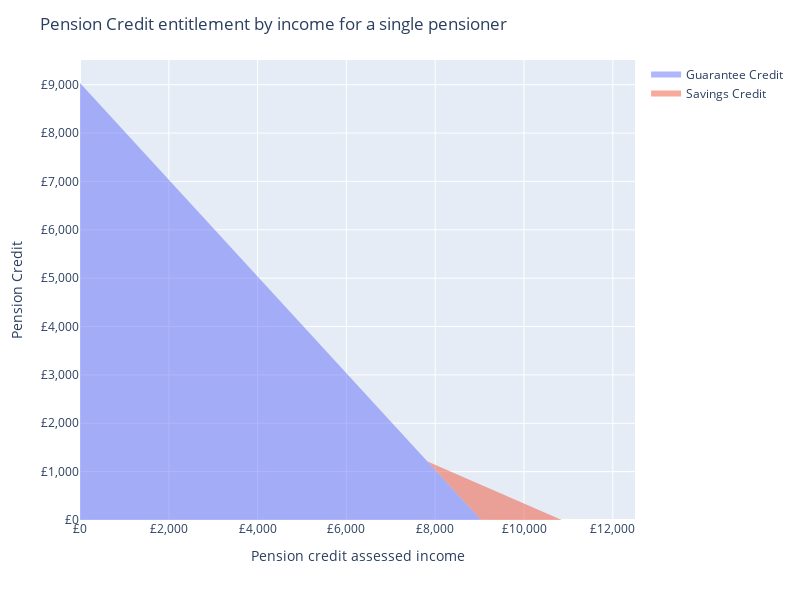

Source (notebook cell):
### Markdown cell above
# Pension Credit

[Pension Credit](https://www.gov.uk/pension-credit) is the main means-tested benefit (outside of the State Pension) for individuals over State Pension Age (seniors cannot claim legacy benefits or Universal Credit). It has two main components:

* Guarantee Credit: a benefit that increases a claimant's income up to the 'minimum guarantee' income (causing a 100% marginal tax rate).
* Savings Credit: a trapezoidal benefit that rewards income (created to alleviate part of the 100% marginal rate in Guarantee Credit).

The main legislation for Pension Credit is:

* [The State Pension Act 2002](https://www.legislation.gov.uk/ukpga/2002/16/contents): sets out the structure of Pension Credit and some major rules.
* [The State Pension Regulations 2002](https://www.legislation.gov.uk/uksi/2002/1792/contents): defines the specific rules (rates, income sources). This is amended each year in order to uprate the benefit payment levels with inflation.

You can see how these components interact below:

### Code cell
from openfisca_uk import IndividualSim

sim = IndividualSim()

sim.add_person(age=70)

sim.vary("pension_credit_income", min=0, max=12_500, step=1)

import plotly.express as px
import pandas as pd

df = pd.DataFrame(
    {
        "Assessed income": sim.calc("pension_credit_income")[0],
        "Guarantee Credit": sim.calc("guarantee_credit")[0],
        "Savings Credit": sim.calc("savings_credit")[0],
    }
)

px.area(
    df,
    x="Assessed income",
    y=[
        "Guarantee Credit",
        "Savings Credit",
    ],
).update_layout(
    title="Pension Credit entitlement by income for a single pensioner",
    yaxis_title="Pension Credit",
    yaxis_tickformat=",",
    yaxis_tickprefix="£",
    xaxis_title="Pension credit assessed income",
    xaxis_tickformat=",",
    xaxis_tickprefix="£",
    height=600,
    width=800,
    legend_title="",
).update_traces(
    mode="none"
)

### Figure 1 — Plotly figure (JSON) as saved in the notebook; plotly's stock layout.template omitted (floating-point values rounded to 4 significant figures; data arrays with more than 128 entries replaced by an {"elided": "..."} marker saying what was removed)
{"data": [{"hovertemplate": "variable=Guarantee Credit<br>Assessed income=%{x}<br>value=%{y}<extra></extra>", "legendgroup": "Guarantee Credit", "line": {"color": "#636efa"}, "marker": {"symbol": "circle"}, "mode": "none", "name": "Guarantee Credit", "orientation": "v", "showlegend": true, "stackgroup": "1", "type": "scatter", "x": {"elided": "12501 int values"}, "xaxis": "x", "y": {"elided": "12501 int values"}, "yaxis": "y"}, {"hovertemplate": "variable=Savings Credit<br>Assessed income=%{x}<br>value=%{y}<extra></extra>", "legendgroup": "Savings Credit", "line": {"color": "#EF553B"}, "marker": {"symbol": "circle"}, "mode": "none", "name": "Savings Credit", "orientation": "v", "showlegend": true, "stackgroup": "1", "type": "scatter", "x": {"elided": "12501 int values"}, "xaxis": "x", "y": {"elided": "12501 float values"}, "yaxis": "y"}], "layout": {"height": 600, "legend": {"title": {"text": ""}, "tracegroupgap": 0}, "margin": {"t": 60}, "title": {"text": "Pension Credit entitlement by income for a single pensioner"}, "width": 800, "xaxis": {"anchor": "y", "autorange": true, "domain": [0, 1], "range": [0, 12500], "tickformat": ",", "tickprefix": "£", "title": {"text": "Pension credit assessed income"}, "type": "linear"}, "yaxis": {"anchor": "x", "autorange": true, "domain": [0, 1], "range": [0, 9511.0], "tickformat": ",", "tickprefix": "£", "title": {"text": "Pension Credit"}, "type": "linear"}}}
